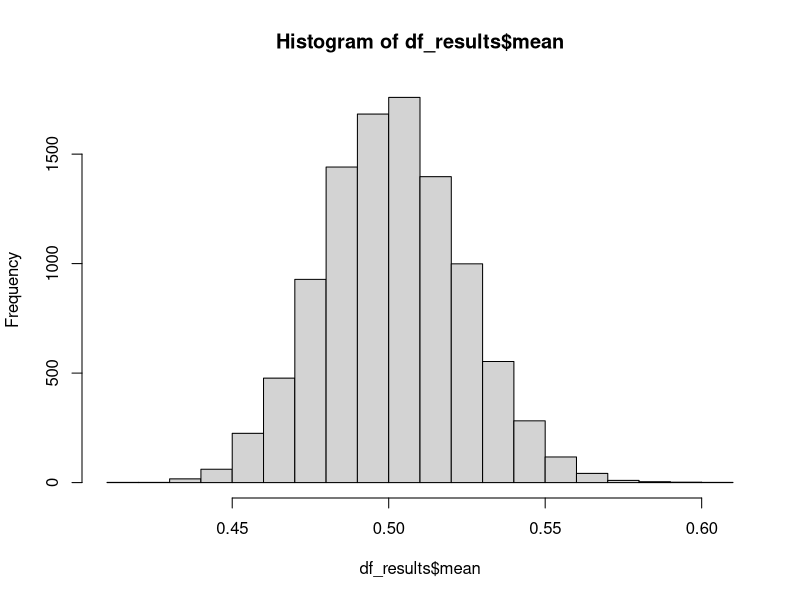

This chart was generated by the following R code:
# Set Seed = 1
set.seed(1)

# Create a variable "pop_truth" that is 100,000 samples from an exponential distribution with rate 2. 
# https://www.rdocumentation.org/packages/stats/versions/3.6.1/topics/Exponential
pop_truth <- rexp(100000, rate=2)

# What is the mean of pop_truth rounded to 2 decimals?
round(mean(pop_truth), 2)

# Create a variable "sample_pop" that is a random sample of 5,000 values from "pop_truth". 
#Paste your code in the text box below.
?sample()
sample_pop <- sample(pop_truth, size=5000)

#Create a function named "sample_stats" that calculates and 
#returns the mean and standard deviation from a provided vector. 
#Paste your code in the text box below.
sample_stats <- function(data){
  mean <- mean(data)
  std <- sd(data)
  l1 <- list(mean=mean, std=std)
  return(l1)
}
sample_stats(sample_pop)


# Occassionally, we need perform a task in an iterative cycle, also known as a loop
# For loops - they iterate a defined number of times 
sequence <- seq(1,10000,1)
#Note this will iterate 10000 times, the number of elements in "sequence"
for (i in 1:length(sequence)) {
  if (i==1) {
    df_results <- data.frame('mean'=numeric(0), 'stdev'=numeric(0), 'iteration'=numeric(0))
  }
  sample_pop <- sample(pop_truth, size=500)
  metrics <- sample_stats(sample_pop)
  metrics[3] <- i
  metrics <- as.data.frame(metrics)
  colnames(metrics) <- c('mean', 'stdev', 'iteration')
  df_results <- rbind(df_results, metrics)
  print(paste('Currently on iteration: ', i))
}

# What is the average of "df_results$mean", rounded to two decimals? 
round(mean(df_results$mean),2)

# Compute the 5th and 95th percentiles of "df_results$mean". 
#What is the 5th percentile, rounded to two decimals?
?quantile()
round(quantile(df_results$mean, probs=.05),2)
quantile(df_results$mean, probs=.95)

#Use the hist() function to create a histogram of "df_results$mean" and "pop_truth". 
#What type of distribution does "df_results$mean" appear to be?
?hist()
hist(df_results$mean)
